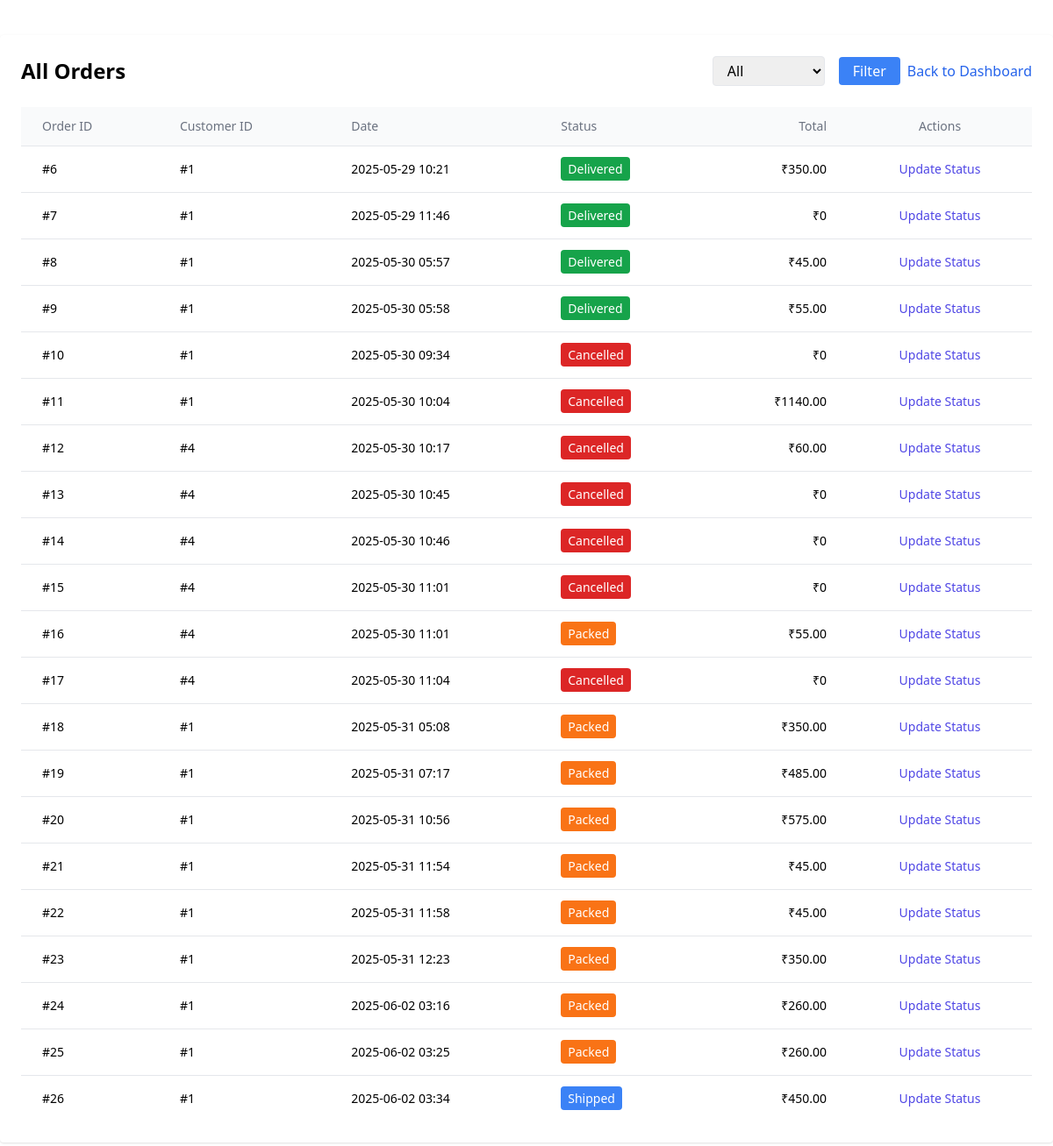
/adminn/orders/ (signed in), run on an earlier commit of the app's database.
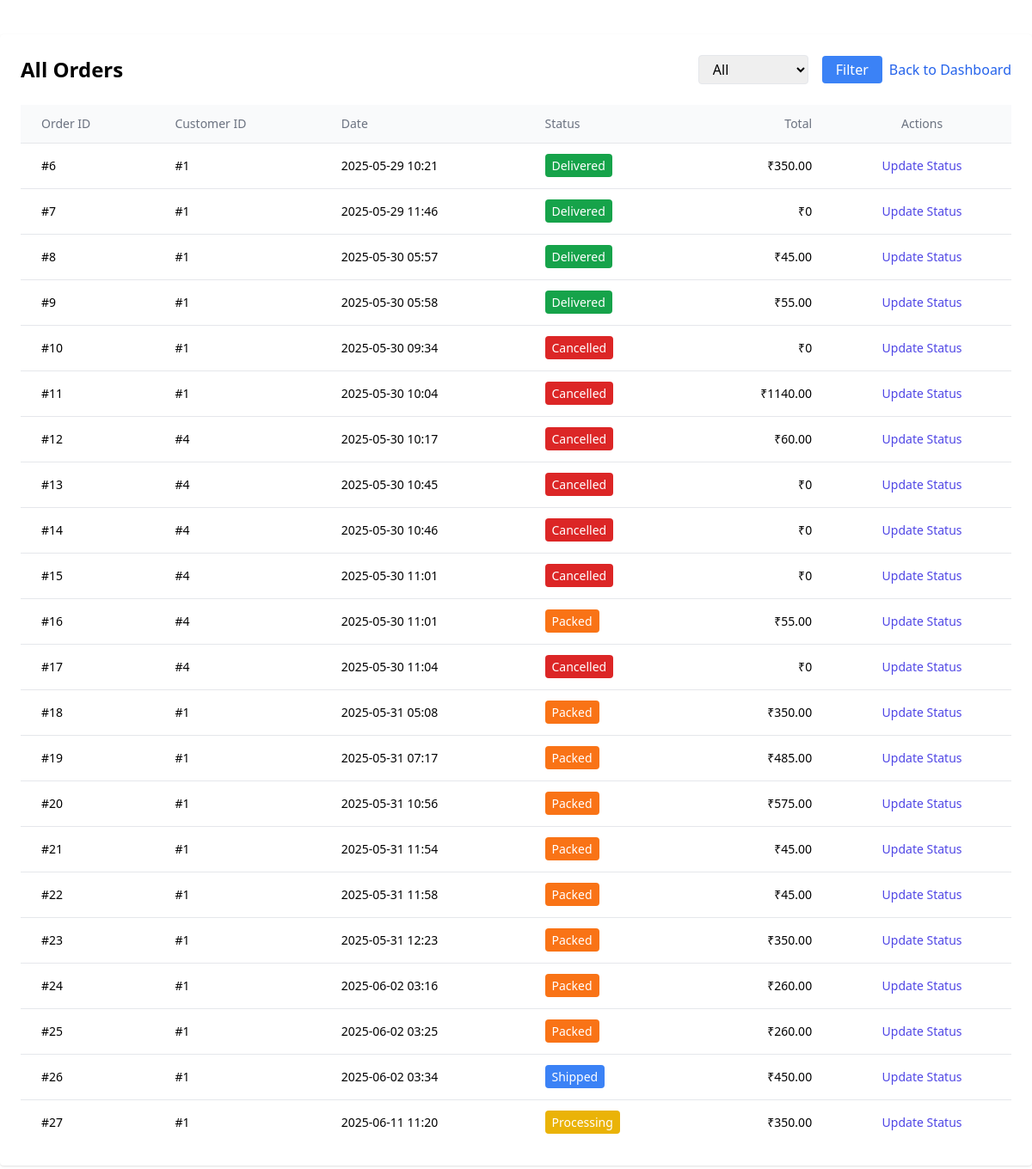
And on a later commit of the database.
### app/models.py (models this page shows, shortened)
class Order(models.Model):
    customer = models.ForeignKey(Customer, on_delete=models.CASCADE)
    address = models.ForeignKey('Address', on_delete=models.PROTECT)
    created_at = models.DateTimeField(auto_now_add=True)
    payment_method = models.CharField(max_length=20, choices=[('cod', 'Cash on Delivery'), ('online', 'Online')])
    status = models.CharField(
        max_length=50,
        choices=OrderStatus.choices,
        default=OrderStatus.PROCESSING
    )
    def get_total_price(self):
        return sum(item.get_total_price() for item in self.items.all())

class Customer(models.Model):
    cust_name=models.CharField(max_length=255)
    cust_phone=models.IntegerField()
    cust_email=models.EmailField(max_length=255,unique=True)
    cust_username=models.CharField(max_length=255)
    cust_password=models.TextField(max_length=255)

class OrderItem(models.Model):
    order = models.ForeignKey(Order, on_delete=models.CASCADE, related_name='items')
    product = models.ForeignKey(Product, on_delete=models.CASCADE)
    quantity = models.PositiveIntegerField(default=1)
    price_at_order = models.DecimalField(max_digits=10, decimal_places=2)
    def get_total_price(self):
        return self.quantity * self.price_at_order

### app/views.py (the view)
# urls.py: path('adminn/orders/', views.view_orders, name='view_orders'),
@login_required(login_url='admin_login')
def view_orders(request):
    status_filter = request.GET.get('status')
    if status_filter in OrderStatus.values:
        orders = Order.objects.filter(status=status_filter)
    else:
        orders = Order.objects.all()
    return render(request, 'admin/view_orders.html', {
        'orders': orders,
        'status_choices': OrderStatus.choices,
        'selected_status': status_filter,
    })

### templates/admin/view_orders.html (shortened to what this page needs)
<!DOCTYPE html>
<html lang="en">
<head>
    <script src="https://cdn.tailwindcss.com"></script>
</head>
<body>
    <div class="max-w-7xl mx-auto my-10 bg-white shadow rounded p-6">
        <div class="flex items-center justify-between mb-6">
            <h1 class="text-2xl font-bold ">All Orders</h1>
            <div class="flex items-center gap-2">
                <form method="get" class="flex items-center  space-x-4">
                    <select name="status" id="status" class="border rounded px-3 py-1">
                        <option value="">All</option>
                    </select>
                    <button type="submit" class="ml-2 bg-blue-500 text-white px-4 py-1 rounded hover:bg-blue-600">Filter</button>
                </form>
                <a href="{% url 'admin_dashboard' %}" class="text-blue-600 hover:underline">Back to Dashboard</a>
            </div>
        </div>
        {% if orders %}
        <table class="min-w-full divide-y divide-gray-200 text-sm">
            <thead class="bg-gray-50">
                <tr>
                    <th class="px-6 py-3 text-left font-medium text-gray-500">Order ID</th>
                    <th class="px-6 py-3 text-left font-medium text-gray-500">Customer ID</th>
                    <th class="px-6 py-3 text-left font-medium text-gray-500">Date</th>
                    <th class="px-6 py-3 text-left font-medium text-gray-500">Status</th>
                    <th class="px-6 py-3 text-right font-medium text-gray-500">Total</th>
                    <th class="px-6 py-3 text-center font-medium text-gray-500">Actions</th>
                </tr>
            </thead>
            <tbody class="divide-y divide-gray-200 bg-white">
                {% for order in orders %}
                <tr>
                    <td class="px-6 py-4">#{{ order.id }}</td>
                    <td class="px-6 py-4"><a href="{% url 'customer_detail_admin' order.customer.id %}">#{{ order.customer.id }}</a></td>
                    <td class="px-6 py-4">{{ order.created_at|date:"Y-m-d H:i" }}</td>
                    <td class="px-6 py-4">
                        <span class="px-2 py-1 rounded text-white
                            {% if order.status == 'Processing' %}bg-yellow-500
                            {% elif order.status == 'Packed' %} bg-orange-500
                            {% elif order.status == 'Shipped' %}bg-blue-500
                            {% elif order.status == 'Delivered' %}bg-green-600
                            {% elif order.status == 'Cancelled' %}bg-red-600
                            {% else %}bg-gray-400
                            {% endif %}">
                            {{ order.get_status_display }}
                        </span>
                    </td>
                    <td class="px-6 py-4 text-right">₹{{ order.get_total_price }}</td>
                    <td class="px-6 py-4 text-center space-x-2">
                        <a href="{% url 'update_order_status' order.id %}" class="text-indigo-600 hover:underline">Update Status</a>
                    </td>
                </tr>
                {% endfor %}
            </tbody>
        </table>
        {% else %}
        <p class="text-gray-600">No orders found.</p>
        {% endif %}
    </div>
</body>
</html>

What changed in the data, as far as the page shows it:
added Order: id "27", customer.id "1", created_at "2025-06-11 11:20", status "Processing", get_total_price "350.00"
